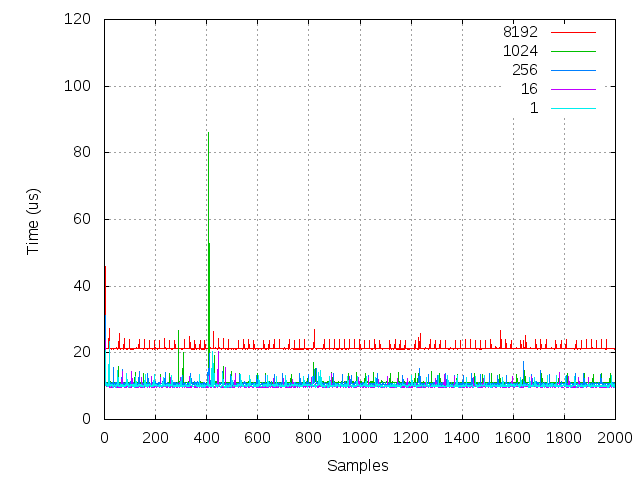

This chart was generated by the following gnuplot code:
###########Gnuplot script###################
#	set term post eps color solid enh
	set terminal png
	set grid
#	set xtics 50000
	
	set output "mq-100load.png"
	set xlabel "Samples"
	set ylabel "Time (us)"
	plot "mq-8192.log.100load"  with lines title "8192", \
	"mq-1024.log.100load"  with lines title "1024", \
	"mq-256.log.100load"  with lines title "256", \
	"mq-16.log.100load"  with lines title "16", \
	"mq-1.log.100load"  with lines title "1"
############################################
